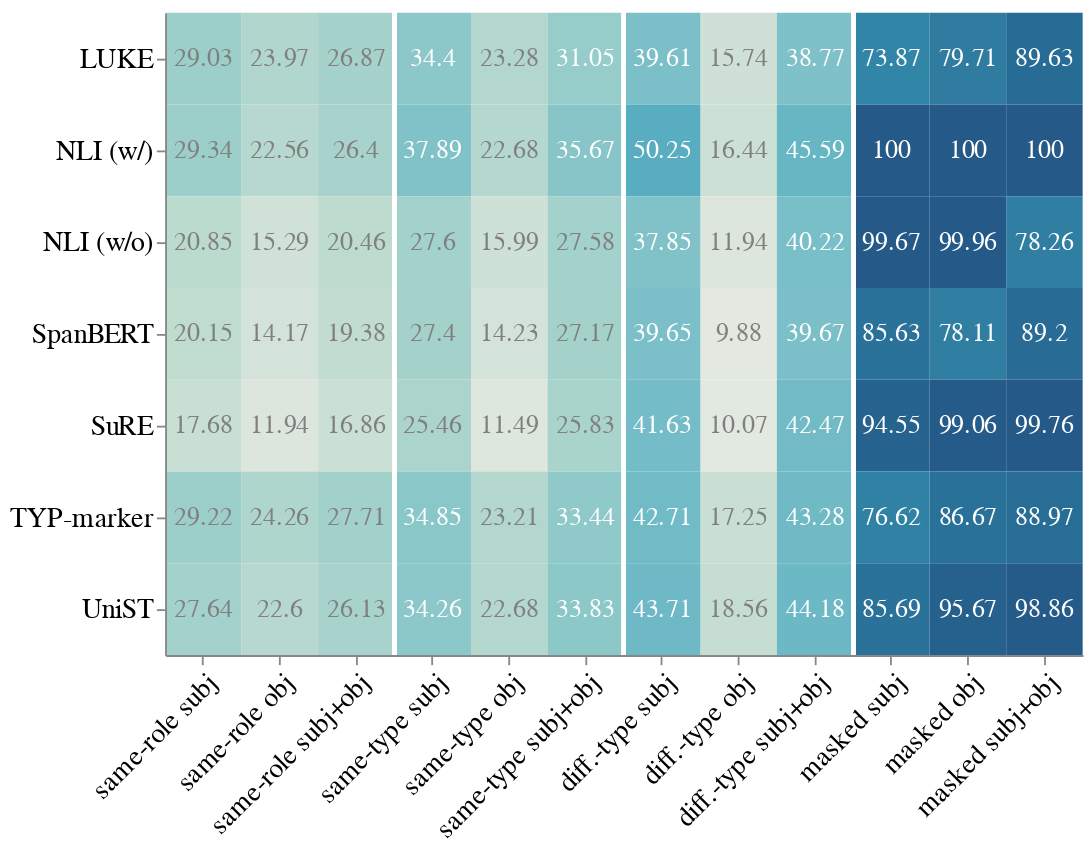

The cell this chart's notebook holds for it:
### Code cell
heatmap = alt.Chart(source).mark_rect().encode(
    y= alt.Y('model:N', title=""),
    x=alt.X('substitution:N', sort=sort, axis=alt.Axis(labelAngle=-45), title=""),
    color=alt.Color('percentage:Q', legend=None, scale=alt.Scale(scheme='lighttealblue'))
).properties(
    width=500,
    height=350
)

text = alt.Chart(source).mark_text(baseline='middle', fontSize=14).encode(
    y='model:N',
    x=alt.X('substitution:N', sort=sort, axis=alt.Axis(labelAngle=-45)),
    text='percentage:Q',
    color=alt.condition(datum['percentage'] < 30,
                        alt.value('grey'),
                        alt.value('white'))
)

rule1 = alt.Chart(source).mark_rule(stroke='white',strokeWidth=2.2).encode(x=alt.value(125))
rule2 = alt.Chart(source).mark_rule(stroke='white',strokeWidth=2.2).encode(x=alt.value(250))
rule3 = alt.Chart(source).mark_rule(stroke='white',strokeWidth=2.2).encode(x=alt.value(375))
rule4 = alt.Chart(source).mark_rule(stroke='white',strokeWidth=0.05).encode(y=alt.value(44))
rule5 = alt.Chart(source).mark_rule(stroke='white',strokeWidth=0.05).encode(y=alt.value(87))
rule6 = alt.Chart(source).mark_rule(stroke='white',strokeWidth=0.05).encode(y=alt.value(130))
rule7 = alt.Chart(source).mark_rule(stroke='white',strokeWidth=0.05).encode(y=alt.value(43))
rule8 = alt.Chart(source).mark_rule(stroke='white',strokeWidth=0.05).encode(y=alt.value(43))
rule9 = alt.Chart(source).mark_rule(stroke='white',strokeWidth=0.05).encode(y=alt.value(43))
rule10 = alt.Chart(source).mark_rule(stroke='white',strokeWidth=0.05).encode(y=alt.value(43))

alt.layer(heatmap, text,rule1,rule2,rule3).configure_view(
    stroke='transparent'
).configure_axis(
    domainWidth=0.8
).configure_axis(
    labelFontSize=15,
    titleFontSize=12
)
#heatmap + text + rule1

### Figure 1 — Vega-Lite specification as saved in the notebook (floating-point values rounded to 4 significant figures)
{"config": {"view": {"continuousWidth": 400, "continuousHeight": 300, "stroke": "transparent"}, "axis": {"labelFontSize": 15, "titleFontSize": 12}}, "layer": [{"mark": "rect", "encoding": {"color": {"field": "percentage", "legend": null, "scale": {"scheme": "lighttealblue"}, "type": "quantitative"}, "x": {"axis": {"labelAngle": -45}, "field": "substitution", "sort": ["same-role subj", "same-role obj", "same-role subj+obj", "same-type subj", "same-type obj", "same-type subj+obj", "diff.-type subj", "diff.-type obj", "diff.-type subj+obj", "masked subj", "masked obj", "masked subj+obj"], "title": "", "type": "nominal"}, "y": {"field": "model", "title": "", "type": "nominal"}}, "height": 350, "width": 500}, {"mark": {"type": "text", "baseline": "middle", "fontSize": 14}, "encoding": {"color": {"condition": {"value": "grey", "test": "(datum['percentage'] < 30)"}, "value": "white"}, "text": {"field": "percentage", "type": "quantitative"}, "x": {"axis": {"labelAngle": -45}, "field": "substitution", "sort": ["same-role subj", "same-role obj", "same-role subj+obj", "same-type subj", "same-type obj", "same-type subj+obj", "diff.-type subj", "diff.-type obj", "diff.-type subj+obj", "masked subj", "masked obj", "masked subj+obj"], "type": "nominal"}, "y": {"field": "model", "type": "nominal"}}}, {"mark": {"type": "rule", "stroke": "white", "strokeWidth": 2.2}, "encoding": {"x": {"value": 125}}}, {"mark": {"type": "rule", "stroke": "white", "strokeWidth": 2.2}, "encoding": {"x": {"value": 250}}}, {"mark": {"type": "rule", "stroke": "white", "strokeWidth": 2.2}, "encoding": {"x": {"value": 375}}}], "data": {"name": "data-dd5edae7bfe3c03837686aa86a31fdc2"}, "$schema": "https://vega.github.io/schema/vega-lite/v4.17.0.json", "datasets": {"data-dd5edae7bfe3c03837686aa86a31fdc2": [{"model": "LUKE", "substitution": "same-role obj", "percentage": 23.97}, {"model": "LUKE", "substitution": "same-role subj+obj", "percentage": 26.87}, {"model": "LUKE", "substitution": "same-role subj", "percentage": 29.03}, {"model": "LUKE", "substitution": "same-type obj", "percentage": 23.28}, {"model": "LUKE", "substitution": "same-type subj+obj", "percentage": 31.05}, {"model": "LUKE", "substitution": "same-type subj", "percentage": 34.4}, {"model": "LUKE", "substitution": "diff.-type obj", "percentage": 15.74}, {"model": "LUKE", "substitution": "diff.-type subj+obj", "percentage": 38.77}, {"model": "LUKE", "substitution": "diff.-type subj", "percentage": 39.61}, {"model": "LUKE", "substitution": "masked obj", "percentage": 79.71}, {"model": "LUKE", "substitution": "masked subj+obj", "percentage": 89.63}, {"model": "LUKE", "substitution": "masked subj", "percentage": 73.87}, {"model": "SpanBERT", "substitution": "same-role obj", "percentage": 14.17}, {"model": "SpanBERT", "substitution": "same-role subj+obj", "percentage": 19.38}, {"model": "SpanBERT", "substitution": "same-role subj", "percentage": 20.15}, {"model": "SpanBERT", "substitution": "same-type obj", "percentage": 14.23}, {"model": "SpanBERT", "substitution": "same-type subj+obj", "percentage": 27.17}, {"model": "SpanBERT", "substitution": "same-type subj", "percentage": 27.4}, {"model": "SpanBERT", "substitution": "diff.-type obj", "percentage": 9.88}, {"model": "SpanBERT", "substitution": "diff.-type subj+obj", "percentage": 39.67}, {"model": "SpanBERT", "substitution": "diff.-type subj", "percentage": 39.65}, {"model": "SpanBERT", "substitution": "masked obj", "percentage": 78.11}, {"model": "SpanBERT", "substitution": "masked subj+obj", "percentage": 89.2}, {"model": "SpanBERT", "substitution": "masked subj", "percentage": 85.63}, {"model": "SuRE", "substitution": "same-role obj", "percentage": 11.94}, {"model": "SuRE", "substitution": "same-role subj+obj", "percentage": 16.86}, {"model": "SuRE", "substitution": "same-role subj", "percentage": 17.68}, {"model": "SuRE", "substitution": "same-type obj", "percentage": 11.49}, {"model": "SuRE", "substitution": "same-type subj+obj", "percentage": 25.83}, {"model": "SuRE", "substitution": "same-type subj", "percentage": 25.46}, {"model": "SuRE", "substitution": "diff.-type obj", "percentage": 10.07}, {"model": "SuRE", "substitution": "diff.-type subj+obj", "percentage": 42.47}, {"model": "SuRE", "substitution": "diff.-type subj", "percentage": 41.63}, {"model": "SuRE", "substitution": "masked obj", "percentage": 99.06}, {"model": "SuRE", "substitution": "masked subj+obj", "percentage": 99.76}, {"model": "SuRE", "substitution": "masked subj", "percentage": 94.55}, {"model": "TYP-marker", "substitution": "same-role obj", "percentage": 24.26}, {"model": "TYP-marker", "substitution": "same-role subj+obj", "percentage": 27.71}, {"model": "TYP-marker", "substitution": "same-role subj", "percentage": 29.22}, {"model": "TYP-marker", "substitution": "same-type obj", "percentage": 23.21}, {"model": "TYP-marker", "substitution": "same-type subj+obj", "percentage": 33.44}, {"model": "TYP-marker", "substitution": "same-type subj", "percentage": 34.85}, {"model": "TYP-marker", "substitution": "diff.-type obj", "percentage": 17.25}, {"model": "TYP-marker", "substitution": "diff.-type subj+obj", "percentage": 43.28}, {"model": "TYP-marker", "substitution": "diff.-type subj", "percentage": 42.71}, {"model": "TYP-marker", "substitution": "masked obj", "percentage": 86.67}, {"model": "TYP-marker", "substitution": "masked subj+obj", "percentage": 88.97}, {"model": "TYP-marker", "substitution": "masked subj", "percentage": 76.62}, {"model": "UniST", "substitution": "same-role obj", "percentage": 22.6}, {"model": "UniST", "substitution": "same-role subj+obj", "percentage": 26.13}, {"model": "UniST", "substitution": "same-role subj", "percentage": 27.64}, {"model": "UniST", "substitution": "same-type obj", "percentage": 22.68}, {"model": "UniST", "substitution": "same-type subj+obj", "percentage": 33.83}, {"model": "UniST", "substitution": "same-type subj", "percentage": 34.26}, {"model": "UniST", "substitution": "diff.-type obj", "percentage": 18.56}, {"model": "UniST", "substitution": "diff.-type subj+obj", "percentage": 44.18}, {"model": "UniST", "substitution": "diff.-type subj", "percentage": 43.71}, {"model": "UniST", "substitution": "masked obj", "percentage": 95.67}, {"model": "UniST", "substitution": "masked subj+obj", "percentage": 98.86}, {"model": "UniST", "substitution": "masked subj", "percentage": 85.69}, {"model": "NLI (w/)", "substitution": "same-role obj", "percentage": 22.56}, {"model": "NLI (w/)", "substitution": "same-role subj+obj", "percentage": 26.4}, {"model": "NLI (w/)", "substitution": "same-role subj", "percentage": 29.34}, {"model": "NLI (w/)", "substitution": "same-type obj", "percentage": 22.68}, {"model": "NLI (w/)", "substitution": "same-type subj+obj", "percentage": 35.67}, {"model": "NLI (w/)", "substitution": "same-type subj", "percentage": 37.89}, {"model": "NLI (w/)", "substitution": "diff.-type obj", "percentage": 16.44}, {"model": "NLI (w/)", "substitution": "diff.-type subj+obj", "percentage": 45.59}, {"model": "NLI (w/)", "substitution": "diff.-type subj", "percentage": 50.25}, {"model": "NLI (w/)", "substitution": "masked obj", "percentage": 100.0}, {"model": "NLI (w/)", "substitution": "masked subj+obj", "percentage": 100.0}, {"model": "NLI (w/)", "substitution": "masked subj", "percentage": 100.0}, {"model": "NLI (w/o)", "substitution": "same-role obj", "percentage": 15.29}, {"model": "NLI (w/o)", "substitution": "same-role subj+obj", "percentage": 20.46}, {"model": "NLI (w/o)", "substitution": "same-role subj", "percentage": 20.85}, {"model": "NLI (w/o)", "substitution": "same-type obj", "percentage": 15.99}, {"model": "NLI (w/o)", "substitution": "same-type subj+obj", "percentage": 27.58}, {"model": "NLI (w/o)", "substitution": "same-type subj", "percentage": 27.6}, {"model": "NLI (w/o)", "substitution": "diff.-type obj", "percentage": 11.94}, {"model": "NLI (w/o)", "substitution": "diff.-type subj+obj", "percentage": 40.22}, {"model": "NLI (w/o)", "substitution": "diff.-type subj", "percentage": 37.85}, {"model": "NLI (w/o)", "substitution": "masked obj", "percentage": 99.96}, {"model": "NLI (w/o)", "substitution": "masked subj+obj", "percentage": 78.26}, {"model": "NLI (w/o)", "substitution": "masked subj", "percentage": 99.67}]}}
